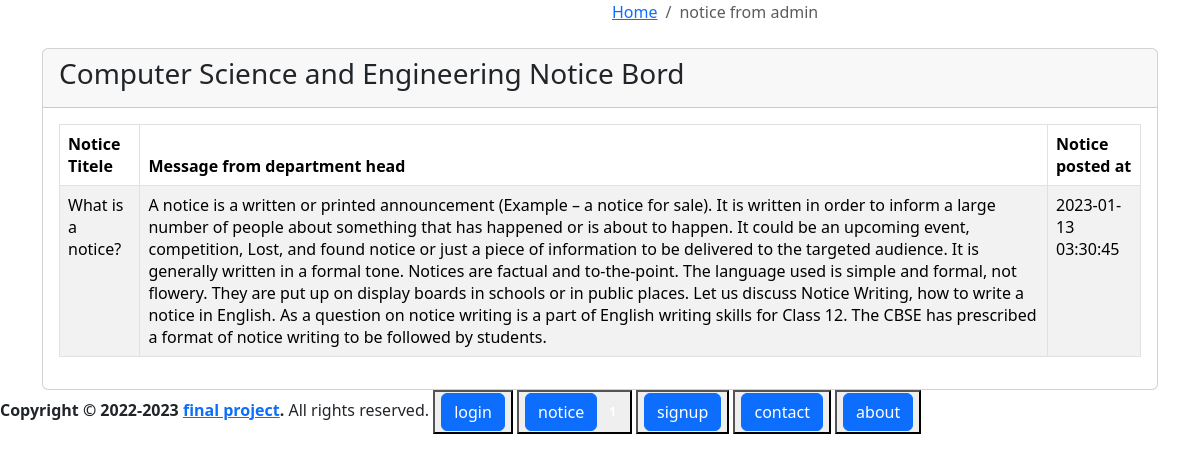
Page /admin/notice.php on the committed database.
### tables this page shows
CREATE TABLE `notice` (
  `nid` int(20) NOT NULL,
  `title` text DEFAULT NULL,
  `message` text DEFAULT NULL,
  `time` timestamp NOT NULL DEFAULT current_timestamp() ON UPDATE current_timestamp()
);

### admin/notice.php (the view, shortened to what this page needs)
<?php
include('DB/conf.php');
?>
<div class="content-wrapper">
 <div class="content-header">
      <div class="container-fluid">
        <div class="row mb-2">
          <div class="col-sm-6">
          </div>
          <div class="col-sm-6">
            <ol class="breadcrumb float-sm-right">
              <li class="breadcrumb-item"><a href="#">Home</a></li>
              <li class="breadcrumb-item active">notice from admin </li>
            </ol>
          </div>
        </div>
      </div>
    </div>
  <section class ="content">
  <div class="container">
            <div class="row">
                <div class="col-md-12">
                   <div class="card">
                       <div class="card-header">
                         <h3 class="card-title">Computer Science and Engineering Notice Bord </h3>
                        </div>
                        <div class="card-body">
                             <table id="" class="table table-bordered table-striped">
                                <thead>
                                <tr>
                                <th>Notice Titele</th>
                                <th>Message from department head</th>
                                <th>Notice posted at</th>
                                </tr>
                                </thead>
                                <tbody>
                                  <?php
                                        $other=mysqli_query($conn,"SELECT * FROM notice");
                                          while ($filter=mysqli_fetch_array($other)) {
                                            echo "<tr class='success'>";
                                            echo "<td>".$filter['title']."</td>";
                                            echo "<td>".$filter['message']."</td>";
                                            echo "<td>".$filter['time']."</td>";
                                                  echo "</tr>";
                                      }
                                    ?>
                                  </tbody>
                      </table>
                </div>
                                </div>
                            </div>
                        </div>
                    </div>
                 </div>
<?php include('include/script.php');?>
<?php include('include/footer.php');?>

### admin/include/script.php (shortened to what this page needs)
<link href="assets/dist/css/bootstrap.min.css" rel="stylesheet" >

### admin/include/footer.php (shortened to what this page needs)
 <footer class="main-footer">
    <strong>Copyright &copy; 2022-2023 <a href="http://solomon.project">final project</a>.</strong>
    All rights reserved.
    <div class="float-right d-none d-sm-inline-block">
      <button><a href="login.php" class="btn btn-primary btn-black" >login</a></button>
      <button><a href="notice.php" class="btn btn-primary btn-black" >notice</a>
              <?php
                $cod = mysqli_query($conn,"SELECT * FROM notice" );
                $cod = mysqli_num_rows($cod);
                ?>
               <h3 class="badge badge-danger"><?php echo  $cod; ?></h3>
    </button>
      <button><a href="../user/login.php" class="btn btn-primary btn-black" >signup</a></button>
      <button><a href="contact.php" class="btn btn-primary btn-black" >contact</a></button>
      <button><a href="about.php" class="btn btn-primary btn-black" >about</a></button>
    </div>
  </footer>
</body>
</html>

### rows in the picture
notice: title "What is a notice?", message "A notice is a written or printed announcement (Example – a notice for sale). It is written in order to inform a large number of people about something that has happened or is about to happen. It could be an upcoming event, competition, Lost, and found notice or just a piece of information to be delivered to the targeted audience. It is generally written in a formal tone. Notices are factual and to-the-point. The language used is simple and formal, not flowery. They are put up on display boards in schools or in public places. Let us discuss Notice Writing, how to write a notice in English. As a question on notice writing is a part of English writing skills for Class 12. The CBSE has…", time "2023-01-13 03:30:45"
